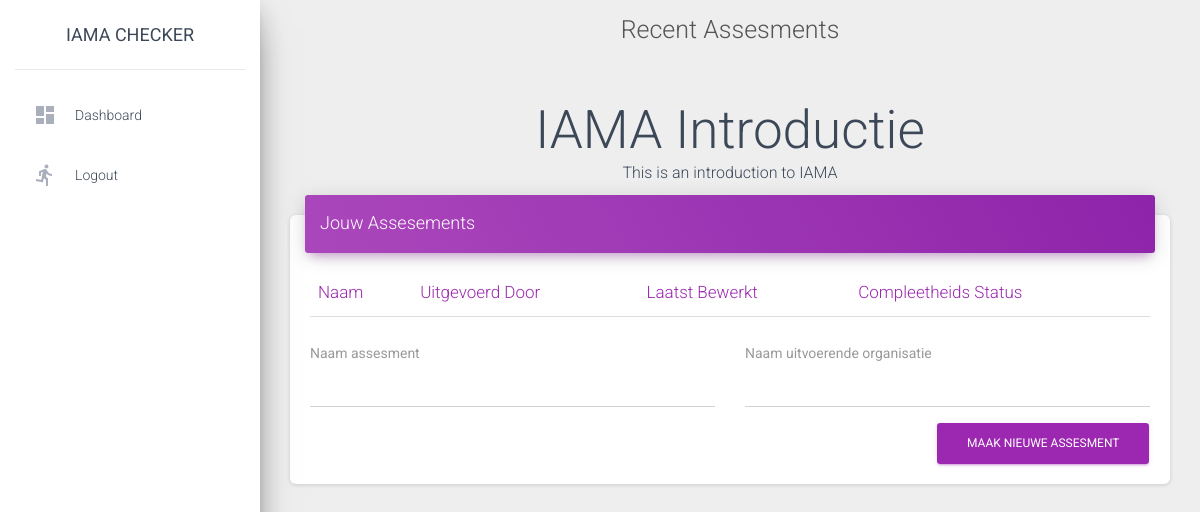
The page / (signed in) on the database as committed earlier.
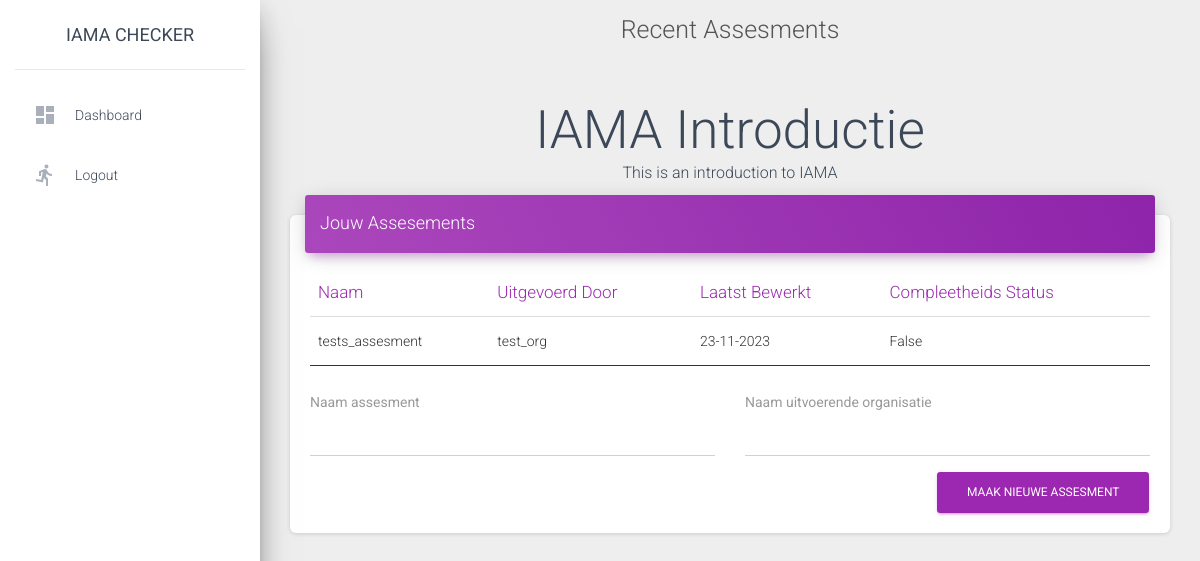
The same page on the database as committed later.
### base/models.py (models this page shows)
class Assesment(models.Model):
    name = models.CharField(max_length=40)# Name of the assesment
    organisation = models.CharField(max_length=50)# Name of the organisation performing the assesment
    complete_status = models.BooleanField(default=False)# Complete when all questions have been answered
    date_last_saved = models.DateField(auto_now=True)# Automatically saves new value when this object is saved
    user = models.ForeignKey(User, on_delete=models.CASCADE, default=user_pk_sentinel)

### base/views.py (the view)
# urls.py: path("", views.greeting, name="greeting"),
@login_required
def greeting(request):
    assesments_list = Assesment.objects.filter(user__pk=request.user.pk).order_by("-date_last_saved")
    form = AssesmentForm()# To allow users to create a new assesment
    return render(request, "base/home.html", {"assesments_list": assesments_list})

### base/models.py (called while the page is built)
def user_sentinel():
    return User.objects.get_or_create(username="Default_user", password="Default_password")[0]

def user_pk_sentinel():
    return user_sentinel().pk

### base/templates/base/home.html (shortened to what this page needs)
{% extends "base/base.html" %}
{% block content %}
{% if user.is_authenticated %}
    <div class="row">
        <h1 class="iama">IAMA Introductie</h1>
    </div>
    <div class="row">
        <div class="iama">This is an introduction to IAMA</div>
    </div>
    <div class="row">
        <div class="col-md-12">
            <div class="card">
                <div class="card-header card-header-primary">
                    <h4 class="card-title ">Jouw Assesements</h4>
                </div>
                <div class="card-body">
                    <div class="table-responsive">
                    <table class="table iama-bottom-border">
                        <thead class=" text-primary">
                        <th>
                            Naam
                        </th>
                        <th>
                            Uitgevoerd Door
                        </th>
                        <th>
                            Laatst Bewerkt
                        </th>
                        <th>
                            Compleetheids Status
                        </th>
                        </thead>
                        <tbody>
                        {% for item in assesments_list %}
                        <tr>
                            <td>
                            {{ item.name }}
                            </td>
                            <td>
                            {{ item.organisation }}
                            </td>
                            <td>
                            {{ item.date_last_saved|date:"d-m-Y" }}
                            </td>
                            <td>
                            {{ item.complete_status }}
                            </td>
                        </tr>
                        {% endfor %}
                        </tbody>
                    </table>
                    </div>
                    <form action="{% url 'base:create_assesment' %}" method="post">
                        <div class="row">
                            <div class="col-md-6">
                                <div class="form-group">
                                    <label class="bmd-label-floating">Naam assesment</label>
                                    <input type="text" class="form-control" name="name">
                                </div>
                            </div>
                            <div class="col-md-6">
                                <div class="form-group">
                                    <label class="bmd-label-floating">Naam uitvoerende organisatie</label>
                                    <input type="text" class="form-control" name="organisation">
                                </div>
                            </div>
                        </div>
                        <button type="submit" class="btn btn-primary pull-right">Maak nieuwe assesment</button>
                        <div class="clearfix"></div>
                    </form>
                </div>
            </div>
        </div>
    </div>
{% endif %}
{% endblock %}

Rows that differ between the two databases and show on the page:
added Assesment: name "tests_assesment", organisation "test_org", date_last_saved "23-11-2023", complete_status "False"
